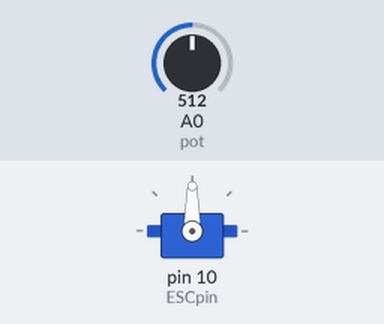
Simulated run of this sketch. Board: Arduino Uno, built with avr-gcc and run on an emulated ATmega328P. Shown: servo. The test bench sets the inputs (shaded band); at power-on: A0 (pot) = 512. What the sketch prints to the serial monitor is not drawn.

Above: at 7.2 s.
7.3 s: A0 (pot) set to 716
At 8.3 s:
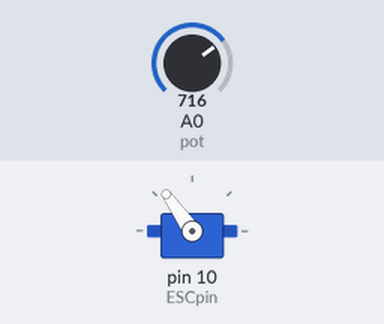
8.8 s: A0 (pot) set to 900
At 9.3 s:
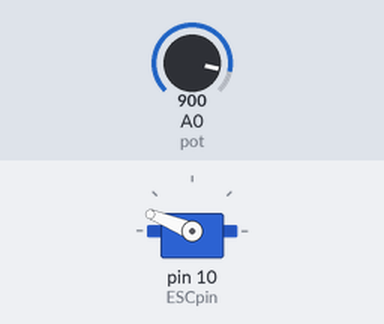
10.3 s: A0 (pot) set to 306
At 10.6 s:
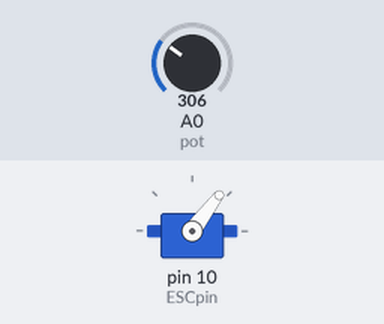
11.8 s: A0 (pot) set to 122
At 12.9 s:
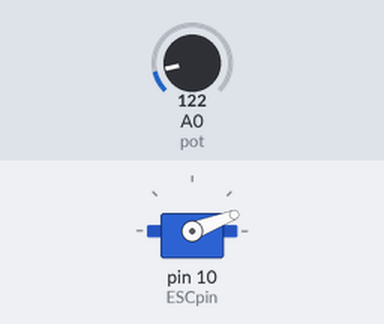
13.3 s: A0 (pot) set to 0
At 14.1 s:
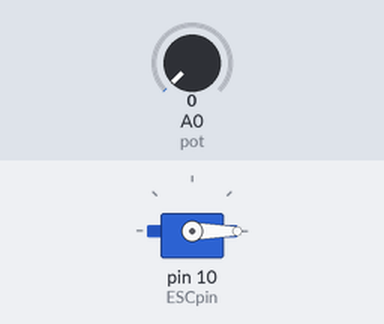
14.8 s: A0 (pot) set to 1023
At 15.2 s:
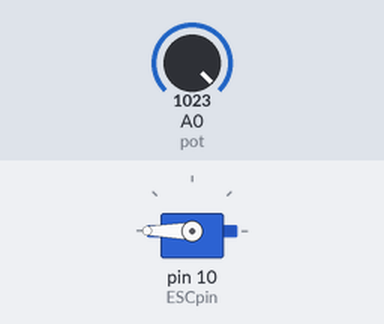
Timing chart, 0 to 17.3 s (numbered marks = the images above; inputs shaded):
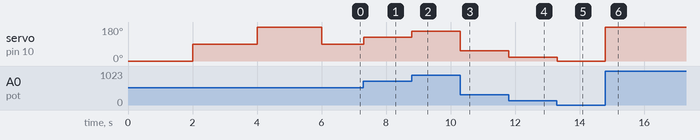

The sketch:

MFWF_DC_Test.ino
```cpp
//MFWF Brushless DC Motor Test Code
#include <Servo.h> //Servo library

//Pin specifications
#define ESCpin 10 //ESC PWM

#define pot A0//Test potentiometer

//Variables
int potval; //Use for testing with potentiometer
float potpos; // Test potentiometer position
float pitchval;
float yawval;
float rollval;

//Servo names
Servo DC;


void setup() {
  Serial.begin(115200); //Higher rate for more data
  //ESC & Motor Setup
  pinMode(ESCpin, OUTPUT);
  //Servo Setup
  DC.attach(ESCpin);

  //Testing Motor As a Servo. Check operation before commencing code
  DC.write(0);
  delay(2000);
  DC.write(90);
  delay(2000);
  DC.write(180);
  delay(2000);
  DC.write(0);

  //Serial Monitor Start
  Serial.begin(115200);

  //Potentiometer
  pinMode(0, INPUT);
}

void loop() {

  //DC Motor Actuation
  potval = analogRead(pot);
  potpos = map(potval, 0, 1023, 0, 180);
  DC.write(potpos);
  Serial.println("Potentiometer Position:\t");
  //Serial.print(potval);
  Serial.println("DC Motor Speed (180 resolution):\t");
  Serial.print(potpos);
}
```

Measured:
- after the input at 7.3 s, servo on pin 10 (ESCpin): 90° → 125° at once
- after the input at 8.8 s, servo on pin 10 (ESCpin): 125° → 158° at once
- after the input at 10.3 s, servo on pin 10 (ESCpin): 158° → 53° at once
- after the input at 11.8 s, servo on pin 10 (ESCpin): 53° → 21° at once
- after the input at 13.3 s, servo on pin 10 (ESCpin): 21° → 0° at once
- after the input at 14.8 s, servo on pin 10 (ESCpin): 0° → 180° at once
